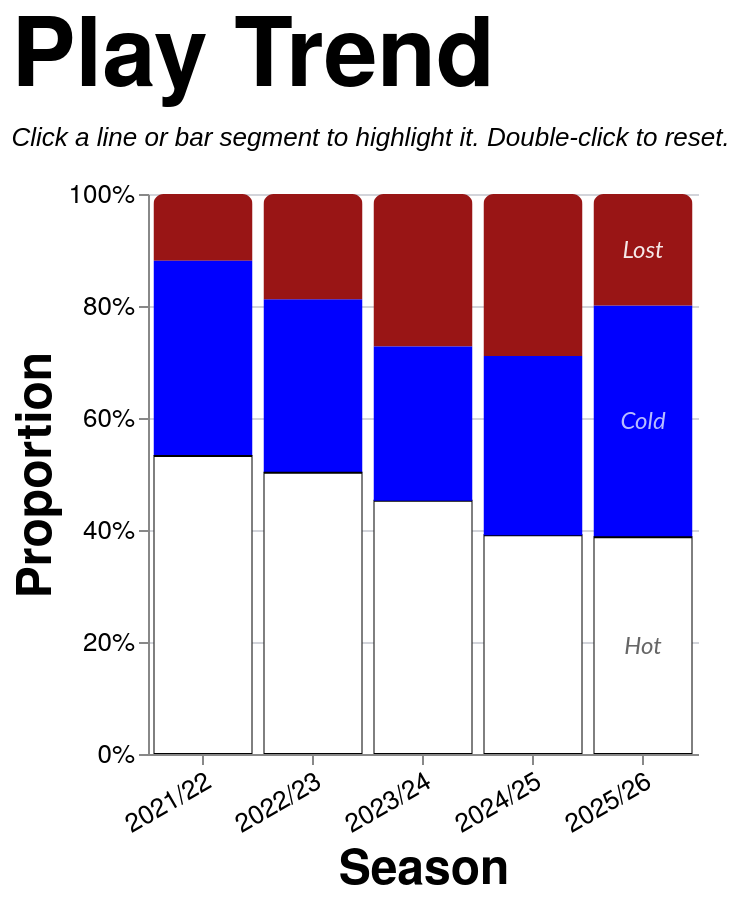

Here is the Vega-Lite specification saved for this chart:
### Vega-Lite specification from a JSON file in a GitHub repository (floating-point values rounded to 4 significant figures; data arrays with more than 128 entries replaced by an {"elided": "..."} marker saying what was removed)
{"config": {"axis": {"labelFont": "PT Sans Narrow, Helvetica Neue, Helvetica, Arial, sans-serif", "titleFont": "PT Sans Narrow, Helvetica Neue, Helvetica, Arial, sans-serif", "labelFontSize": 13, "titleFontSize": 24, "gridColor": "#202947", "gridOpacity": 0.2, "zindex": 1}, "text": {"font": "Lato, sans-serif"}, "bar": {"cornerRadiusEnd": 5}, "header": {"labelFont": "PT Sans Narrow, Helvetica Neue, Helvetica, Arial, sans-serif", "titleFont": "PT Sans Narrow, Helvetica Neue, Helvetica, Arial, sans-serif", "labelFontSize": 24, "titleFontSize": 28, "labelFontWeight": "bold", "orient": "left"}, "legend": {"labelFont": "PT Sans Narrow, Helvetica Neue, Helvetica, Arial, sans-serif", "titleFont": "PT Sans Narrow, Helvetica Neue, Helvetica, Arial, sans-serif", "labelFontSize": 14, "titleFontSize": 16, "titlePadding": 5, "fillColor": "white", "strokeColor": "black", "padding": 10, "titleFontWeight": "lighter", "titleFontStyle": "italic", "titleColor": "gray", "offset": 10}, "title": {"font": "PT Sans Narrow, Helvetica Neue, Helvetica, Arial, sans-serif", "fontSize": 48, "fontWeight": "bold", "anchor": "start", "align": "center", "titlePadding": 20, "subtitlePadding": 10, "subtitleFontSize": 13, "subtitleColor": "", "subtitleFontStyle": "italic", "offset": 15, "color": "black"}, "axisX": {"labelAngle": 0}, "facet": {"title": null, "header": null, "align": {"row": "each", "column": "each"}, "spacing": 10}, "resolve": {"scale": {"y": "independent", "facet": "independent"}}, "background": "transparent", "scale": {"offsetBandPaddingOuter": 0.2, "offsetBandPaddingInner": 0.1}, "view": {"stroke": null, "background": "transparent"}}, "layer": [{"mark": {"type": "bar", "opacity": 0.85}, "encoding": {"color": {"field": "play", "legend": null, "scale": {"domain": ["Hot", "Cold", "Lost"], "range": ["white", "blue", "#991515"]}, "sort": ["Hot", "Cold", "Lost"], "type": "nominal"}, "opacity": {"condition": {"param": "param_14", "value": 1.0, "empty": true}, "value": 0.2}, "order": {"field": "stack_order", "sort": "ascending", "type": "quantitative"}, "stroke": {"field": "play", "legend": null, "scale": {"domain": ["Hot", "Cold", "Lost"], "range": ["black", "transparent", "transparent"]}, "type": "nominal"}, "tooltip": [{"field": "season", "title": "Season", "type": "nominal"}, {"field": "play", "title": "Play", "type": "nominal"}, {"field": "attempts", "format": ",.0f", "title": "Attempts", "type": "quantitative"}], "x": {"axis": {"labelAngle": -30}, "field": "season", "sort": ["2021/22", "2022/23", "2023/24", "2024/25", "2025/26"], "title": "Season", "type": "nominal"}, "y": {"axis": {"format": "%", "orient": "left"}, "field": "attempts", "stack": "normalize", "title": "Proportion", "type": "quantitative"}}, "name": "view_15", "transform": [{"filter": "(loSquad == 'All' || datum.squad == loSquad) && (loGameType == 'All' || (loGameType == 'League + Cup' && (datum.game_type == 'League' || datum.game_type == 'Cup')) || (loGameType == 'League only' && datum.game_type == 'League') || datum.game_type == loGameType) && (loThrower == 'All' || datum.thrower == loThrower) && (loJumper == 'All' || datum.jumper == loJumper) && (loArea == 'All' || datum.area == loArea) && (loNumbers == 'All' || datum.numbers == loNumbers)"}, {"aggregate": [{"op": "count", "as": "attempts"}, {"op": "sum", "field": "won", "as": "won"}], "groupby": ["season", "play"]}, {"calculate": "datum.play == 'Hot' ? 0 : datum.play == 'Cold' ? 1 : datum.play == 'Lost' ? 2 : 999", "as": "stack_order"}]}, {"mark": {"type": "text", "align": "center", "baseline": "middle", "fontSize": 12, "fontStyle": "italic"}, "encoding": {"color": {"field": "text_label_color", "legend": null, "scale": null, "type": "nominal"}, "opacity": {"condition": {"param": "param_14", "value": 0.9, "empty": true}, "value": 0.3}, "text": {"field": "play", "type": "nominal"}, "x": {"axis": {"labelAngle": -30}, "field": "season", "sort": ["2021/22", "2022/23", "2023/24", "2024/25", "2025/26"], "title": "Season", "type": "nominal"}, "y": {"field": "mid_y", "scale": {"domain": [0, 1]}, "type": "quantitative"}}, "transform": [{"filter": "(loSquad == 'All' || datum.squad == loSquad) && (loGameType == 'All' || (loGameType == 'League + Cup' && (datum.game_type == 'League' || datum.game_type == 'Cup')) || (loGameType == 'League only' && datum.game_type == 'League') || datum.game_type == loGameType) && (loThrower == 'All' || datum.thrower == loThrower) && (loJumper == 'All' || datum.jumper == loJumper) && (loArea == 'All' || datum.area == loArea) && (loNumbers == 'All' || datum.numbers == loNumbers)"}, {"aggregate": [{"op": "count", "as": "attempts"}, {"op": "sum", "field": "won", "as": "won"}], "groupby": ["season", "play"]}, {"calculate": "datum.play == 'Hot' ? 0 : datum.play == 'Cold' ? 1 : datum.play == 'Lost' ? 2 : 999", "as": "stack_order"}, {"joinaggregate": [{"op": "sum", "field": "attempts", "as": "season_total"}], "groupby": ["season"]}, {"calculate": "datum.attempts / datum.season_total", "as": "proportion"}, {"window": [{"op": "sum", "field": "proportion", "as": "cum_prop"}], "frame": [null, 0], "groupby": ["season"], "sort": [{"field": "stack_order", "order": "ascending"}]}, {"calculate": "datum.cum_prop - datum.proportion / 2", "as": "mid_y"}, {"calculate": "datum.play == 'Hot' ? '#555555' : datum.play == 'Cold' ? '#ccd0ff' : datum.play == 'Lost' ? 'white' : 'black'", "as": "text_label_color"}, {"calculate": "toNumber(split(datum.season, '/')[0])", "as": "season_order_num"}, {"window": [{"op": "row_number", "field": "", "as": "season_rank"}], "groupby": ["play"], "sort": [{"field": "season_order_num", "order": "descending"}]}, {"filter": "datum.season_rank == 1"}]}], "data": {"name": "data-ff4417377fb2d4051535927ee5fe2613"}, "height": 280, "params": [{"name": "loSquad", "value": "All"}, {"name": "loSeason", "value": "All"}, {"name": "loGameType", "value": "All"}, {"name": "loThrower", "value": "All"}, {"name": "loJumper", "value": "All"}, {"name": "loArea", "value": "All"}, {"name": "loNumbers", "value": "All"}, {"name": "param_14", "select": {"type": "point", "clear": "dblclick", "fields": ["play"], "on": "click"}, "views": ["view_15"]}], "title": {"text": "Play Trend", "subtitle": "Click a line or bar segment to highlight it. Double-click to reset."}, "width": {"step": 55}, "$schema": "https://vega.github.io/schema/vega-lite/v5.20.1.json", "datasets": {"data-ff4417377fb2d4051535927ee5fe2613": {"elided": "1291 records"}}}
